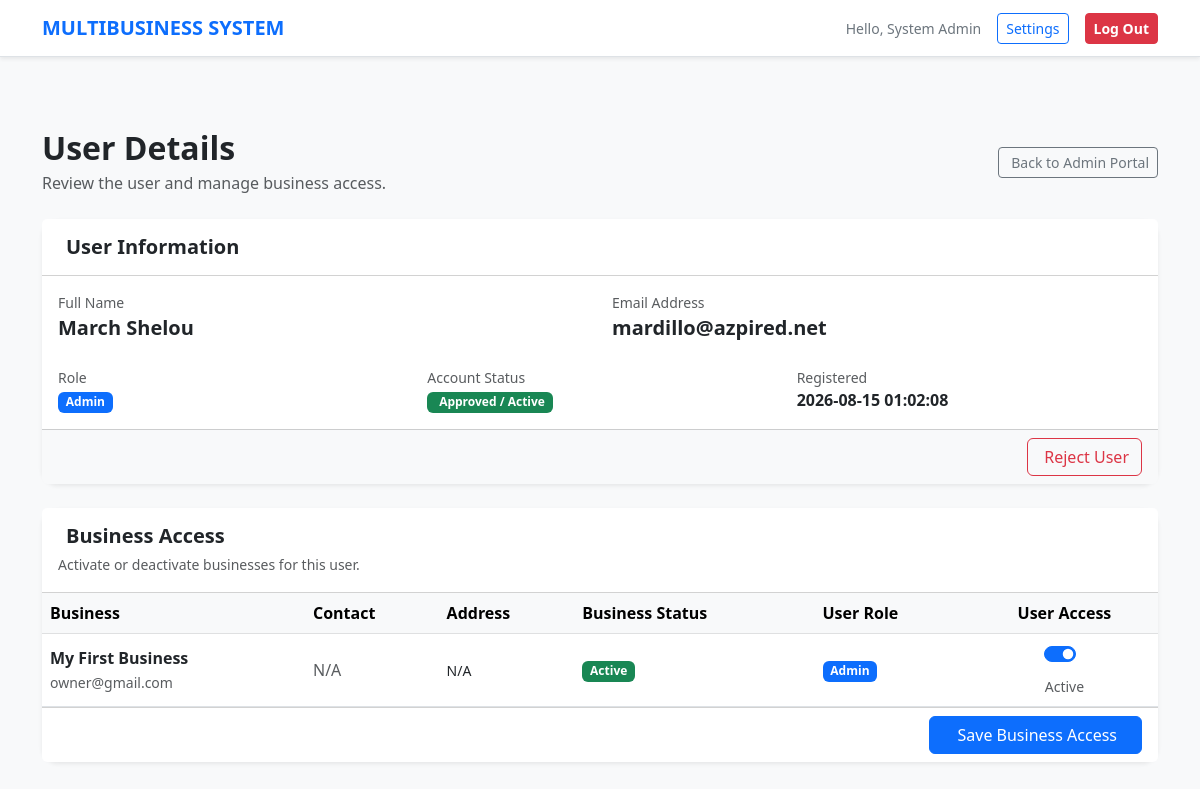
Screenshot of /public/index.php?page=admin_user_details&id=4 (signed in) with the database file from the repository.
### tables this page shows
CREATE TABLE `users` (
  `id` int(11) NOT NULL,
  `name` varchar(150) NOT NULL,
  `email` varchar(150) NOT NULL,
  `password` varchar(255) NOT NULL,
  `role` enum('super_admin','admin','staff') NOT NULL DEFAULT 'staff',
  `status` enum('active','inactive','pending') NOT NULL DEFAULT 'active',
  `created_at` timestamp NOT NULL DEFAULT current_timestamp(),
  `updated_at` timestamp NULL DEFAULT NULL ON UPDATE current_timestamp()
);

CREATE TABLE `businesses` (
  `id` int(11) NOT NULL,
  `name` varchar(150) NOT NULL,
  `email` varchar(150) DEFAULT NULL,
  `phone` varchar(50) DEFAULT NULL,
  `address` text DEFAULT NULL,
  `status` enum('active','inactive') NOT NULL DEFAULT 'active',
  `created_at` timestamp NOT NULL DEFAULT current_timestamp(),
  `updated_at` timestamp NULL DEFAULT NULL ON UPDATE current_timestamp()
);

### resources/admin_user_details.php (the view, shortened to what this page needs)
<?php
$pdo = Database::getConnection();
$targetUserId = (int)($_GET['id'] ?? 0);
$stmt = $pdo->prepare("
    SELECT
        id,
        name,
        email,
        role,
        status,
        created_at,
        updated_at
    FROM users
    WHERE id = ?
    LIMIT 1
");
$stmt->execute([$targetUserId]);
$user = $stmt->fetch(PDO::FETCH_ASSOC);
$stmt = $pdo->query("
    SELECT
        id,
        name,
        email,
        phone,
        address,
        status,
        created_at
    FROM businesses
    ORDER BY name ASC
");
$businesses = $stmt->fetchAll(PDO::FETCH_ASSOC);
$stmt = $pdo->prepare("
    SELECT
        business_id,
        role
    FROM business_users
    WHERE user_id = ?
");
$stmt->execute([$targetUserId]);
$userBusinesses = [];
foreach ($stmt->fetchAll(PDO::FETCH_ASSOC) as $row) {
    $userBusinesses[(int)$row['business_id']] = $row['role'];
}
include __DIR__ . '/partials/header.php';
?>
<div class="container py-4">
    <div class="d-flex justify-content-between align-items-center mb-4">
        <div>
            <h2 class="fw-bold mb-1">
                User Details
            </h2>
            <p class="text-muted mb-0">
                Review the user and manage business access.
            </p>
        </div>
        <a
            href="index.php?page=admin_portal"
            class="btn btn-outline-secondary btn-sm"
        >
            Back to Admin Portal
        </a>
    </div>
    <div class="card shadow-sm border-0 rounded-4 mb-4">
        <div class="card-header bg-white py-3">
            <h5 class="fw-bold mb-0">
                User Information
            </h5>
        </div>
        <div class="card-body">
            <div class="row g-4">
                <div class="col-md-6">
                    <div class="text-muted small">
                        Full Name
                    </div>
                    <div class="fw-bold fs-5">
                        <?= htmlspecialchars($user['name']) ?>
                    </div>
                </div>
                <div class="col-md-6">
                    <div class="text-muted small">
                        Email Address
                    </div>
                    <div class="fw-bold fs-5">
                        <?= htmlspecialchars($user['email']) ?>
                    </div>
                </div>
                <div class="col-md-4">
                    <div class="text-muted small">
                        Role
                    </div>
                    <?php
                    $role = $user['role'] ?? 'staff';
                    $roleClass = 'secondary';
                    if ($role === 'super_admin') {
                        $roleClass = 'danger';
                    } elseif ($role === 'admin') {
                        $roleClass = 'primary';
                    } elseif ($role === 'staff') {
                        $roleClass = 'secondary';
                    }
                    ?>
                    <span class="badge bg-<?= $roleClass ?>">
                        <?= htmlspecialchars(
                            ucwords(str_replace('_', ' ', $role))
                        ) ?>
                    </span>
                </div>
                <div class="col-md-4">
                    <div class="text-muted small">
                        Account Status
                    </div>
                    <?php
                    $userStatus = $user['status'] ?? 'pending';
                    if ($userStatus === 'active'):
                    ?>
                        <span class="badge bg-success">
                            Approved / Active
                        </span>
                    <?php endif; ?>
                </div>
                <div class="col-md-4">
                    <div class="text-muted small">
                        Registered
                    </div>
                    <div class="fw-semibold">
                        <?= htmlspecialchars(
                            $user['created_at']
                        ) ?>
                    </div>
                </div>
            </div>
        </div>
        <div class="card-footer bg-light">
            <div class="d-flex justify-content-end gap-2">
                <?php if ($userStatus === 'active'): ?>
                    <form
                        method="POST"
                        onsubmit="return confirm('Reject this user?');"
                    >
                        <button
                            type="submit"
                            class="btn btn-outline-danger"
                        >
                            Reject User
                        </button>
                    </form>
                <?php endif; ?>
            </div>
        </div>
    </div>
    <div class="card shadow-sm border-0 rounded-4">
        <div class="card-header bg-white py-3">
            <h5 class="fw-bold mb-1">
                Business Access
            </h5>
            <small class="text-muted">
                Activate or deactivate businesses for this user.
            </small>
        </div>
        <form method="POST">
            <?php if (empty($businesses)): ?>
                <div class="p-4 text-center">
                    <i
                        class="bi bi-buildings text-muted"
                        style="font-size:3rem;"
                    ></i>
                    <p class="text-muted mt-3 mb-0">
                        No businesses found.
                    </p>
                </div>
            <?php else: ?>
                <div class="table-responsive">
                    <table class="table table-hover align-middle mb-0">
                        <thead class="table-light">
                            <tr>
                                <th>
                                    Business
                                </th>
                                <th>
                                    Contact
                                </th>
                                <th>
                                    Address
                                </th>
                                <th>
                                    Business Status
                                </th>
                                <th>
                                    User Role
                                </th>
                                <th class="text-center">
                                    User Access
                                </th>
                            </tr>
                        </thead>
                        <tbody>
                            <?php foreach ($businesses as $business): ?>
                                <?php
                                $businessId = (int)$business['id'];
                                $hasAccess = isset(
                                    $userBusinesses[$businessId]
                                );
                                $businessStatus =
                                    $business['status'] ?? 'active';
                                ?>
                                <tr>
                                    <td>
                                        <div class="fw-bold">
                                            <?= htmlspecialchars(
                                                $business['name']
                                            ) ?>
                                        </div>
                                        <?php if (!empty($business['email'])): ?>
                                            <small class="text-muted">
                                                <?= htmlspecialchars(
                                                    $business['email']
                                                ) ?>
                                            </small>
                                        <?php endif; ?>
                                    </td>
                                    <td>
                                        <?php if (!empty($business['phone'])): ?>
                                            <i class="bi bi-telephone me-1"></i>
                                            <?= htmlspecialchars(
                                                $business['phone']
                                            ) ?>
                                        <?php else: ?>
                                            <span class="text-muted">
                                                N/A
                                            </span>
                                        <?php endif; ?>
                                    </td>
                                    <td>
                                        <small>
                                            <?= !empty($business['address'])
                                                ? htmlspecialchars(
                                                    $business['address']
                                                )
                                                : 'N/A'
                                            ?>
                                        </small>
                                    </td>
                                    <td>
                                        <?php if (
                                            $businessStatus === 'active'
                                        ): ?>
                                            <span class="badge bg-success">
                                                Active
                                            </span>
                                        <?php else: ?>
                                            <span class="badge bg-secondary">
                                                Inactive
                                            </span>
                                        <?php endif; ?>
                                    </td>
                                    <td>
                                        <?php if ($hasAccess): ?>
                                            <span class="badge bg-primary">
                                                <?= htmlspecialchars(
                                                    ucwords(
                                                        str_replace(
                                                            '_',
                                                            ' ',
                                                            $userBusinesses[$businessId]
                                                        )
                                                    )
                                                ) ?>
                                            </span>
                                        <?php else: ?>
                                            <span class="text-muted">
                                                Not Assigned
                                            </span>
                                        <?php endif; ?>
                                    </td>
                                    <td class="text-center">
                                        <div class="form-check form-switch d-inline-block">
                                            <input
                                                type="checkbox"
                                                class="form-check-input"
                                                name="business[<?= $businessId ?>][active]"
                                                value="1"
                                                <?= $hasAccess ? 'checked' : '' ?>
                                                <?= $businessStatus !== 'active' ? 'disabled' : '' ?>
                                            >
                                        </div>
                                        <div>
                                            <small class="text-muted">
                                                <?= $hasAccess
                                                    ? 'Active'
                                                    : 'Inactive'
                                                ?>
                                            </small>
                                        </div>
                                    </td>
                                </tr>
                            <?php endforeach; ?>
                        </tbody>
                    </table>
                </div>
                <div class="card-footer bg-white">
                    <div class="d-flex justify-content-end">
                        <button
                            type="submit"
                            class="btn btn-primary px-4"
                        >
                            Save Business Access
                        </button>
                    </div>
                </div>
            <?php endif; ?>
        </form>
    </div>
</div>
<?php include __DIR__ . '/partials/footer.php'; ?>

### rows the page displays
users: name "March Shelou", email "mardillo@azpired.net", role "Admin", created_at "2026-08-15 01:02:08"
businesses: name "My First Business", email "owner@gmail.com", phone "N/A", address "N/A", shows "Active", id "Admin", status "☑"

### other values shown
$_SESSION['name'] "System Admin"
